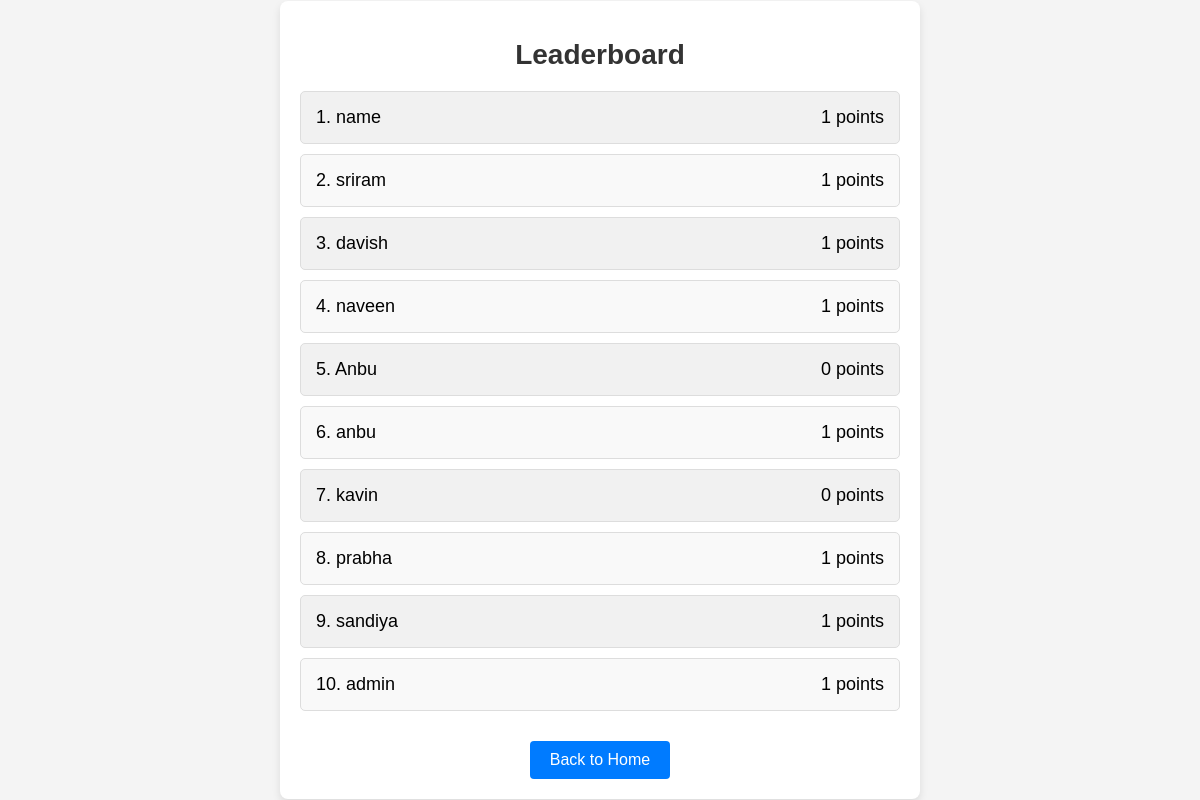
The page /leaderboard (signed in) on the database as committed earlier.
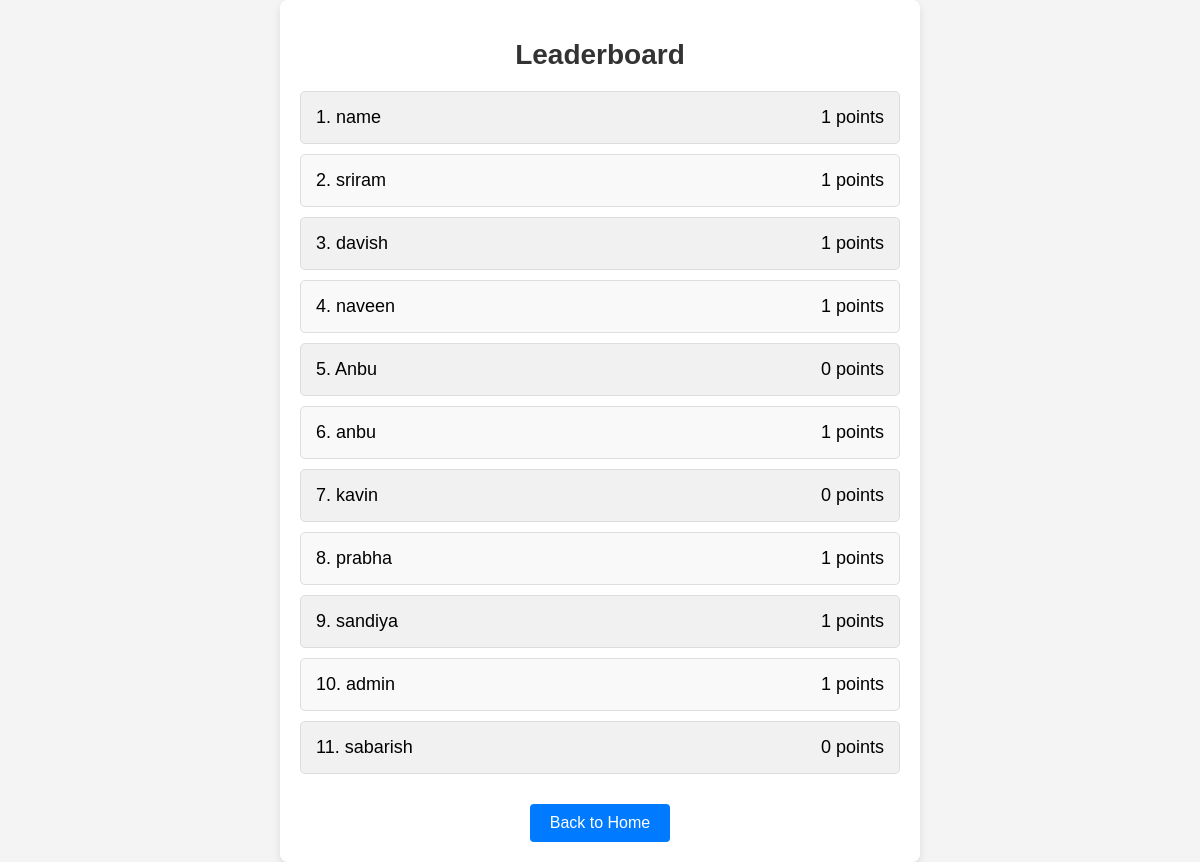
The same page on the database as committed later.
### app.py (models this page shows)
class User(db.Model):
    id = db.Column(db.Integer, primary_key=True)
    username = db.Column(db.String(150), unique=True, nullable=False)
    history = db.relationship('History', backref='user', lazy=True)
    favorites = db.relationship('Favorite', backref='user', lazy=True)

### app.py (the view)
@app.route('/leaderboard')
@login_required
def leaderboard():
    users = User.query.all()
    leaderboard_data = [{'username': user.username, 'points': len(user.history) + len(user.favorites)} for user in users]
    return render_template('leaderboard.html', users=leaderboard_data)

### app.py (called while the page is built)
def login_required(f):
    @wraps(f)
    def decorated_function(*args, **kwargs):
        if 'username' not in session:
            return redirect(url_for('login'))
        return f(*args, **kwargs)
    return decorated_function

### templates/leaderboard.html (shortened to what this page needs)
<!DOCTYPE html>
<html lang="en">
<head>
    <link rel="stylesheet" href="{{ url_for('static', filename='styles.css') }}">
</head>
<body>
    <div class="container">
        <h1>Leaderboard</h1>
        <ul>
            {% for user in users %}
            <li>
                <span>{{ loop.index }}. {{ user['username'] }}</span>
                <span>{{ user['points'] }} points</span>
            </li>
            {% endfor %}
        </ul>
        <a href="{{ url_for('index') }}" class="button">Back to Home</a>
    </div>
</body>
</html>

### static/styles.css (style rules this page uses)
.container { width: 90%; max-width: 600px; margin: auto; padding: 20px; background-color: #fff; box-shadow: 0 0 10px rgba(0, 0, 0, 0.1); border-radius: 8px; text-align: center; }
h1 { color: #333; }
.button { display: inline-block; padding: 10px 20px; margin-top: 10px; color: white; background-color: #007bff; border-radius: 4px; text-decoration: none; transition: background-color 0.3s; }

Rows that differ between the two databases and show on the page:
added User: username "sabarish", points "0"
